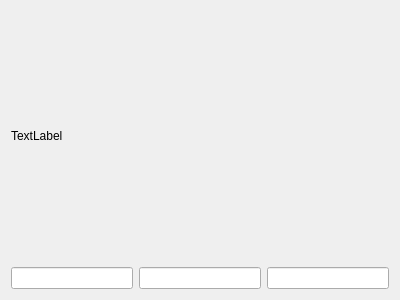
<?xml version="1.0" encoding="UTF-8"?>
<ui version="4.0">
 <class>Vec3Widget</class>
 <widget class="QWidget" name="Vec3Widget">
  <property name="geometry">
   <rect>
    <x>0</x>
    <y>0</y>
    <width>400</width>
    <height>300</height>
   </rect>
  </property>
  <property name="windowTitle">
   <string>Form</string>
  </property>
  <layout class="QVBoxLayout" name="verticalLayout">
   <item>
    <widget class="QLabel" name="labelTitle">
     <property name="text">
      <string>TextLabel</string>
     </property>
    </widget>
   </item>
   <item>
    <layout class="QHBoxLayout" name="horizontalLayout">
     <item>
      <widget class="QLineEdit" name="lineEditX"/>
     </item>
     <item>
      <widget class="QLineEdit" name="lineEditY"/>
     </item>
     <item>
      <widget class="QLineEdit" name="lineEditZ"/>
     </item>
    </layout>
   </item>
  </layout>
 </widget>
 <resources/>
 <connections/>
</ui>
